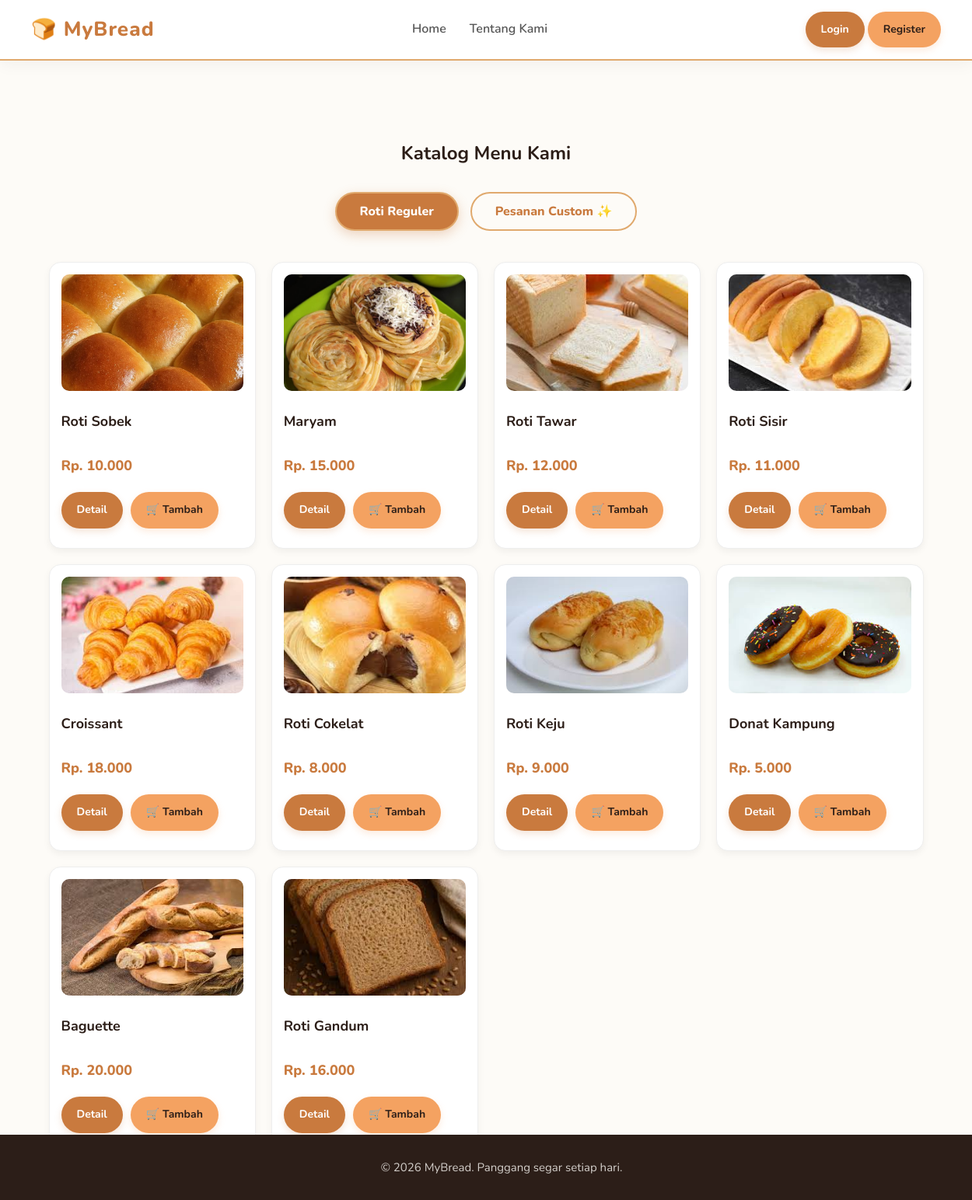
/produk.php, run on the app's committed database.
### tables this page shows
CREATE TABLE `products` (
  `id` int(11) NOT NULL,
  `name` varchar(100) NOT NULL,
  `price` decimal(10,0) NOT NULL,
  `img` varchar(255) NOT NULL,
  `desc` text DEFAULT NULL,
  `category` enum('Reguler','Custom') NOT NULL
);

### produk.php (the view, shortened to what this page needs)
<?php
include 'koneksi.php';
$query_reguler = mysqli_query($conn, "SELECT * FROM products WHERE category = 'Reguler'");
include 'header.php';
?>
<div class="main-content">
    <div class="container">
        <h2 style="text-align: center; color: #2C1E18;">Katalog Menu Kami</h2>
        <div class="tab-container">
            <button class="tab-btn active" onclick="bukaTab(event, 'Reguler')">Roti Reguler</button>
            <button class="tab-btn" onclick="bukaTab(event, 'Custom')">Pesanan Custom ✨</button>
        </div>
        <div id="Reguler" class="tab-content active-tab">
            <div class="product-grid">
                <?php while($p = mysqli_fetch_assoc($query_reguler)): ?>
                <div class="product-card">
                    <img src="<?= $p['img'] ?>" alt="<?= $p['name'] ?>">
                    <div class="card-body">
                        <h3><?= $p['name'] ?></h3>
                        <p class="price">Rp. <?= number_format($p['price'], 0, ',', '.') ?></p>
                        <div class="card-buttons">
                            <a href="detail.php?id=<?= $p['id'] ?>" class="btn btn-detail">Detail</a>
                            <a href="detail.php?id=<?= $p['id'] ?>" class="btn btn-tambah">🛒 Tambah</a>
                        </div>
                    </div>
                </div>
                <?php endwhile; ?>
            </div>
        </div>
    </div>
</div>
<?php include 'footer.php'; ?>

### header.php (shortened to what this page needs)
<?php
$total_cart = hitungTotalKeranjang();
?>
<!DOCTYPE html>
<html lang="id">
<head>
    <link rel="stylesheet" href="style.css">
</head>
<body>
    <div class="navbar">
        <div class="nav-brand">
            <a href="index.php">🍞 MyBread</a>
        </div>
        <div class="nav-links">
            <a href="index.php">Home</a>
            <a href="tentang.php">Tentang Kami</a>
        </div>
        <div class="nav-right">
    <?php if (isset($_SESSION['user'])): ?>
        <a href="keranjang.php" class="cart-icon">🛒 <span class="cart-badge"><?= $total_cart ?></span></a>
        <div class="dropdown">
            <div class="dropdown-btn" onclick="toggleDropdown()">
                👤 <strong><?= htmlspecialchars($_SESSION['user']) ?></strong> ▼
            </div>
            <div class="dropdown-content" id="logoutMenu">
                <a href="profil.php">Profil Saya</a>
                <a href="pesanan.php">Riwayat Pesanan</a>
                <a href="index.php?logout=1" style="color: #e74c3c;">Logout</a>
            </div>
        </div>
    <?php else: ?>
        <div class="auth-buttons">
            <a href="login.php" class="btn btn-detail">Login</a>
            <a href="register.php" class="btn btn-tambah">Register</a>
        </div>
    <?php endif; ?>
</div>
    </div>

### footer.php (shortened to what this page needs)
<footer style="background-color: #2C1E18; color: #FDFBF7; text-align: center; padding: 30px 20px;">
        <p style="margin: 0; font-size: 15px; opacity: 0.8;">
            &copy; <?= date('Y') ?> MyBread. Panggang segar setiap hari.
        </p>
    </footer>
</body>
</html>

### style.css (style rules this page uses)
body { display: flex; flex-direction: column; min-height: 100vh; background-color: #FDFBF7; font-family: 'Nunito', sans-serif; color: #333; line-height: 1.6; }
html, body { height: 100%; margin: 0; padding: 0; }
.main-content { flex: 1; }
h1, h2, h3, h4, h5, h6 { color: #2C1E18; margin-top: 0; }
.container { padding-top: 60px; padding-bottom: 60px; width: 90%; max-width: 1200px; margin: 0 auto; }
.navbar { display: flex; justify-content: space-between; align-items: center; background: rgba(255, 255, 255, 0.95); backdrop-filter: blur(10px); padding: 15px 40px; box-shadow: 0 4px 20px rgba(44, 30, 24, 0.05); border-bottom: 2px solid #E0A96D; position: sticky; top: 0; z-index: 1000; }
.nav-links { display: flex; gap: 30px; }
.nav-links a { text-decoration: none; color: #555555; font-size: 16px; font-weight: 600; transition: color 0.3s, transform 0.2s; }
.nav-right { display: flex; align-items: center; gap: 30px; }
.btn { display: inline-block; padding: 12px 20px; border: none; cursor: pointer; border-radius: 30px; text-decoration: none; text-align: center; font-size: 14px; font-weight: 700; transition: all 0.3s cubic-bezier(0.25, 0.8, 0.25, 1); }
.btn-tambah { background-color: #F4A261; color: #2C1E18; box-shadow: 0 4px 10px rgba(244, 162, 97, 0.2); }
.btn-detail { background-color: #C97A3E; color: #FFFFFF; box-shadow: 0 4px 10px rgba(201, 122, 62, 0.2); }
.product-grid { display: grid; grid-template-columns: repeat(4, 1fr); gap: 25px; margin-top: 30px; }
.product-card { background: #fff; border-radius: 16px; overflow: hidden; box-shadow: 0 4px 15px rgba(0, 0, 0, 0.05); transition: all 0.3s ease; display: flex; flex-direction: column; border: 1px solid #F0E6D6; }
.product-card img { width: 100%; height: 180px; object-fit: cover; }
.card-body { padding: 20px; display: flex; flex-direction: column; flex-grow: 1; }
.card-body h3 { font-size: 18px; margin: 0 0 10px 0; color: #2C1E18; }
.card-body .price { font-weight: 800; color: #C97A3E; margin-bottom: 15px; }
.card-buttons { margin-top: auto; display: flex; gap: 10px; }
.product-card { background: #fff; border-radius: 15px; overflow: hidden; display: flex; flex-direction: column; box-shadow: 0 5px 15px rgba(0, 0, 0, 0.05); border: 1px solid #eee; transition: transform 0.3s ease; }
.product-card img { width: 100%; height: 200px; object-fit: cover; }
.card-body h3 { margin-top: auto; padding-top: 15px; }
.card-body .price { color: #C97A3E; font-size: 18px; font-weight: 800; margin-bottom: 20px; }
.card-buttons { display: flex; gap: 10px; margin-top: auto; }
.nav-brand a { font-size: 26px; font-weight: 800; color: #C97A3E; text-decoration: none; letter-spacing: 1px; display: flex; align-items: center; gap: 8px; transition: transform 0.3s; }
.tab-container { display: flex; justify-content: center; gap: 15px; margin: 30px 0 40px 0; }
.tab-btn { padding: 12px 30px; border: 2px solid #E0A96D; background: transparent; color: #C97A3E; border-radius: 30px; cursor: pointer; font-weight: 800; font-family: inherit; font-size: 16px; transition: all 0.3s ease; }
.tab-btn.active { background-color: #C97A3E; color: #FFFFFF; box-shadow: 0 5px 15px rgba(201, 122, 62, 0.3); }
.tab-content { display: none; animation: fadeEffect 0.5s; }
.tab-content.active-tab { display: block; }
footer { margin-top: auto; background-color: #2C1E18; color: #FDFBF7; text-align: center; padding: 20px; width: 100%; }

### produk.php (style rules this page uses)
.main-content { padding-top: 40px; padding-bottom: 60px; min-height: 80vh; }
.container { width: 90%; max-width: 1200px; margin: 0 auto; }
.tab-container { display: flex; justify-content: center; gap: 15px; margin: 30px 0 40px 0; }
.tab-btn { padding: 12px 30px; border: 2px solid #E0A96D; background: transparent; color: #C97A3E; border-radius: 30px; cursor: pointer; font-weight: 800; font-size: 16px; transition: 0.3s; }
.tab-btn.active { background-color: #C97A3E; color: #FFFFFF; }
.tab-content { display: none; }
.tab-content.active-tab { display: block; }
.product-grid { display: grid; grid-template-columns: repeat(4, 1fr); gap: 20px; }
.product-card { background: #fff; border-radius: 15px; padding: 15px; box-shadow: 0 4px 10px rgba(0,0,0,0.05); display: flex; flex-direction: column; }
.product-card img { width: 100%; height: 150px; object-fit: cover; border-radius: 10px; }
.card-body { padding: 10px 0; flex-grow: 1; }

### data on the page
products: img (picture), name "Roti Sobek", price "10.000"
products: img (picture), name "Maryam", price "15.000"
products: img (picture), name "Roti Tawar", price "12.000"
products: img (picture), name "Roti Sisir", price "11.000"
products: img (picture), name "Croissant", price "18.000"
products: img (picture), name "Roti Cokelat", price "8.000"
products: img (picture), name "Roti Keju", price "9.000"
products: img (picture), name "Donat Kampung", price "5.000"
products: img (picture), name "Baguette", price "20.000"
products: img (picture), name "Roti Gandum", price "16.000"
